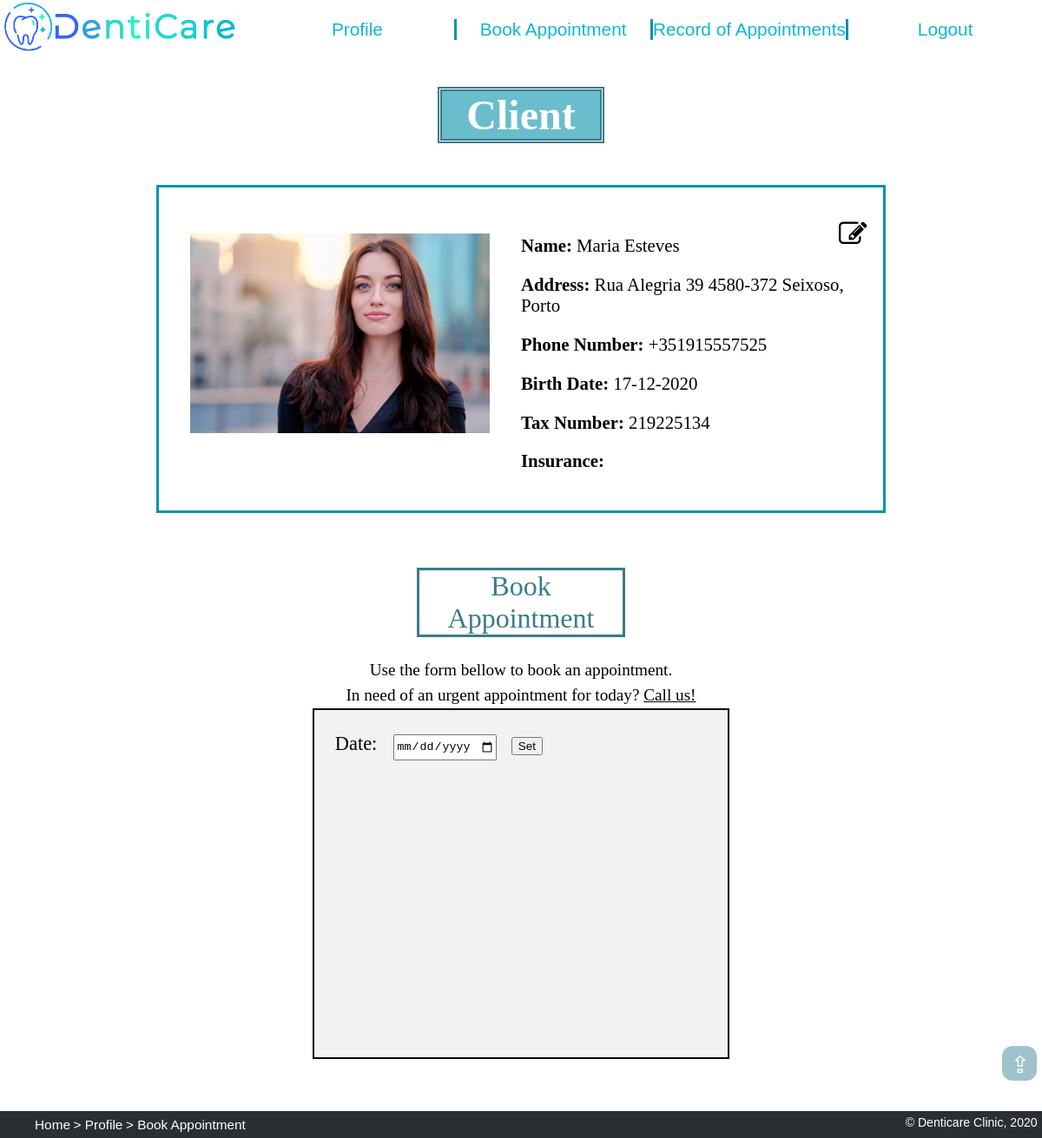
The page /client.php (signed in) on the database as committed earlier.
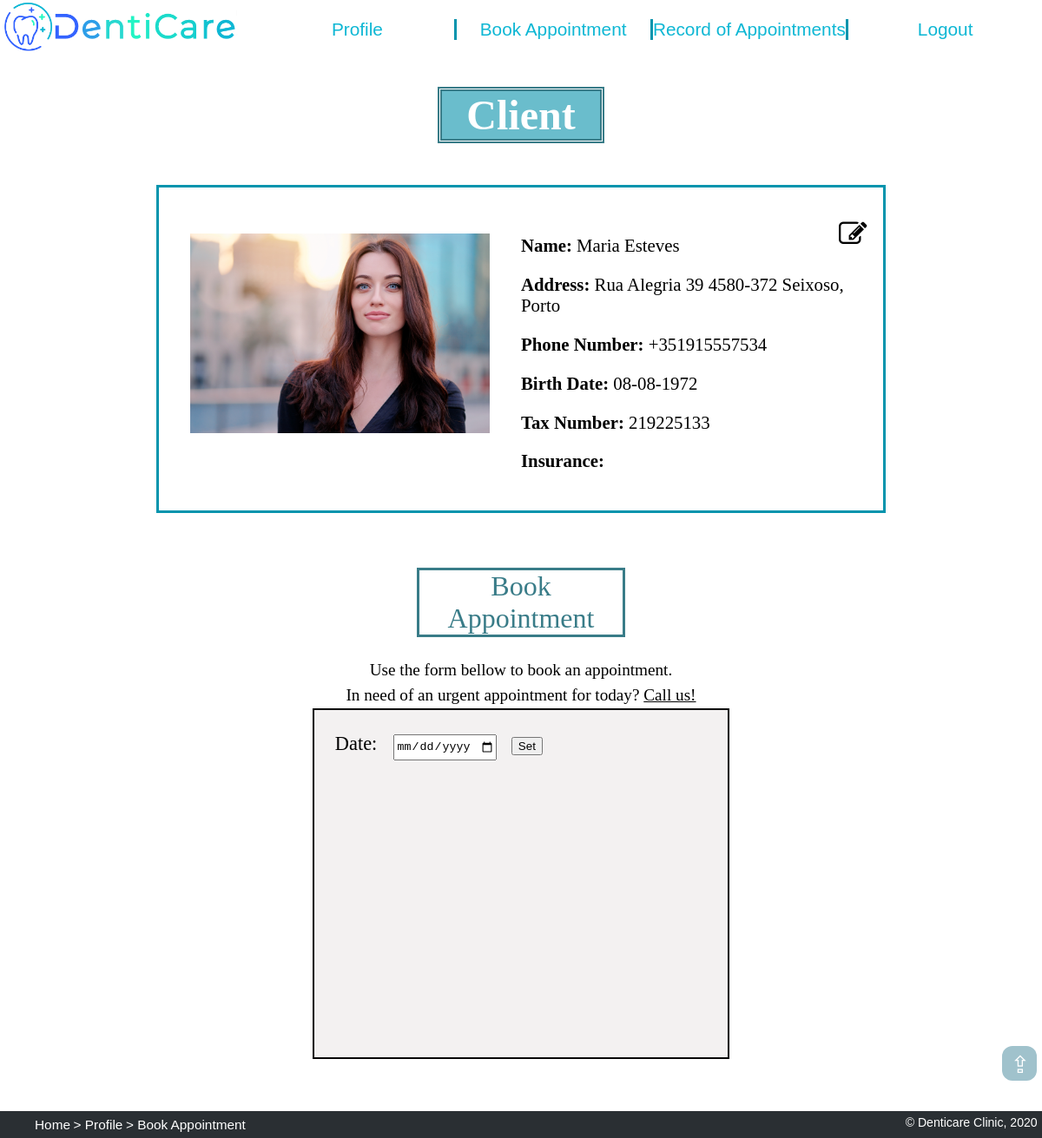
The same page on the database as committed later.
### tables this page shows
CREATE TABLE client (
    id integer PRIMARY KEY REFERENCES person,
    birth_date text NOT NULL, -- format dd-mm-yyyy
    tax_number integer UNIQUE,
    insurance_code integer REFERENCES insurance
);

CREATE TABLE person (
    id integer PRIMARY KEY AUTOINCREMENT,
    name text NOT NULL,
    address text,
    phone_number text NOT NULL, -- e.g. +351935556768
    username text NOT NULL UNIQUE,
    password text NOT NULL
);

### client.php (called while the page is built, shortened)
<?php
    require_once('database/init_db.php');
    require_once('database/client_db.php');
    include('templates/profile_header_tpl.php');
    include('templates/profile_info_tpl.php');
    include('templates/book_appointment_tpl.php');
    include('templates/footer_tpl.php');
?>

### database/client_db.php (called while the page is built, shortened)
<?php
    function getClientInfo($id) {
        global $dbh;
        $stmt = $dbh->prepare('SELECT * FROM person
                                JOIN client USING (id)
                                WHERE id = ?');
        $stmt->execute(array($id));
        return $stmt->fetch();
    }
?>

### templates/profile_info_tpl.php (the view, shortened to what this page needs)
<?php
    if ($_SERVER['PHP_SELF'] == '/dentist.php' || $_SERVER['PHP_SELF'] == '/dentistAppointments.php' || $_SERVER['PHP_SELF'] == '/manageTeam.php') {
        $person = getDentistInfo($_SESSION['id']);
    } else if ($_SERVER['PHP_SELF'] == '/dentalAuxiliary.php' || $_SERVER['PHP_SELF'] == '/dentalAuxiliary_appointments.php' || $_SERVER['PHP_SELF'] == '/manage_material.php' || $_SERVER['PHP_SELF'] == '/manage_clients.php') {
        $person = getAuxiliaryInfo($_SESSION['id']);
    } else if ($_SERVER['PHP_SELF'] == '/client.php' || $_SERVER['PHP_SELF'] == '/clientRecord.php') {
        $person = getClientInfo($_SESSION['id']);
    }
    $correct_date_display=$person['birth_date'];
    $day = substr($person['birth_date'], 0, 2);
    $month = substr($person['birth_date'], 3, 2);
    $year = substr($person['birth_date'], 6, 4);
    $person['birth_date'] = $year.'-'.$month.'-'.$day;
?>
    <?php if ($_SERVER['PHP_SELF'] == '/client.php' || $_SERVER['PHP_SELF'] == '/clientRecord.php') { ?>
        <h1 id="profileTitle"> Client </h1>
    <?php } ?>
<section id="profileInfo">
    <div id="profileImg">
        <?php if (file_exists('images/users/' . $person['id'] . '.jpg')) { ?>
            <img src="images/users/<?php echo $person['id'] ?>.jpg" alt="<?php echo $person['name'] ?>" <?php if ($_SERVER['PHP_SELF'] == '/client.php' || $_SERVER['PHP_SELF'] == '/clientRecord.php') { ?> id="client_img" <?php } ?>>
        <?php } else { ?>
            <img src="images/users/img_default.jpg" alt="<?php echo $person['name'] ?>" <?php if ($_SERVER['PHP_SELF'] == '/client.php' || $_SERVER['PHP_SELF'] == '/clientRecord.php') { ?> id="client_img" <?php } ?>>
        <?php } ?>
    </div>
    <div id="info">
        <?php if ($_SESSION['edit_on'] == 0 && !isset($_POST['edit'])) { ?>
            <form action="action_openCloseEdit.php" method="post" id="edit_profile">
                <button type="submit" id="edit_button" name="edit" form="edit_profile"><i class="fa fa-edit"></i></button>
            </form>
            <p> <strong> Name: </strong> <?php echo $person['name'] ?> </p>
            <p> <strong> Address: </strong> <?php echo $person['address'] ?> </p>
            <p> <strong> Phone Number: </strong> <?php echo $person['phone_number'] ?> </p>
            <?php if ($_SERVER['PHP_SELF'] == '/client.php' || $_SERVER['PHP_SELF'] == '/clientRecord.php') { ?>
                <p> <strong> Birth Date: </strong> <?php echo $correct_date_display ?> </p>
                <p> <strong> Tax Number: </strong> <?php echo $person['tax_number'] ?> </p>
                <p> <strong> Insurance: </strong> <?php echo $person['insurance_code'] ?> </p>
            <?php } ?>
        <?php } ?>
    </div>
</section>

Rows that differ between the two databases and show on the page:
changed client "Maria Esteves": id.phone_number "+351915557525" → "+351915557534"; birth_date "17-12-2020" → "08-08-1972"; tax_number "219225134" → "219225133"
